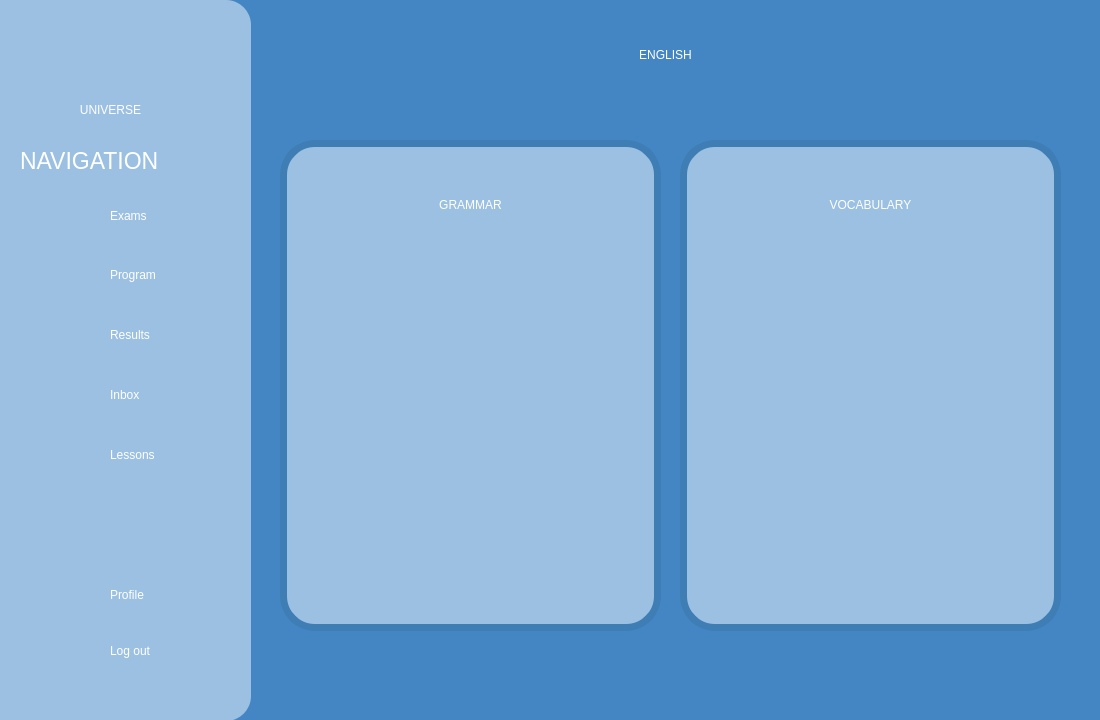
<?xml version="1.0" encoding="UTF-8"?>
<ui version="4.0">
 <class>english</class>
 <widget class="QWidget" name="english">
  <property name="geometry">
   <rect>
    <x>0</x>
    <y>0</y>
    <width>1100</width>
    <height>720</height>
   </rect>
  </property>
  <property name="windowTitle">
   <string>Form</string>
  </property>
  <widget class="QLabel" name="background">
   <property name="geometry">
    <rect>
     <x>0</x>
     <y>0</y>
     <width>1101</width>
     <height>721</height>
    </rect>
   </property>
   <property name="styleSheet">
    <string notr="true">background-color: #4486c3;</string>
   </property>
   <property name="text">
    <string/>
   </property>
  </widget>
  <widget class="QFrame" name="frame_2">
   <property name="geometry">
    <rect>
     <x>0</x>
     <y>0</y>
     <width>251</width>
     <height>721</height>
    </rect>
   </property>
   <property name="styleSheet">
    <string notr="true">background-color:rgb(155, 192, 226);
border:0px;
border-top-right-radius: 25px;
border-bottom-right-radius: 25px;</string>
   </property>
   <property name="frameShape">
    <enum>QFrame::Shape::StyledPanel</enum>
   </property>
   <property name="frameShadow">
    <enum>QFrame::Shadow::Raised</enum>
   </property>
   <widget class="QLabel" name="exams_Icon">
    <property name="geometry">
     <rect>
      <x>50</x>
      <y>190</y>
      <width>51</width>
      <height>51</height>
     </rect>
    </property>
    <property name="text">
     <string/>
    </property>
    <property name="pixmap">
     <pixmap>../assets/images/exams_icon.png</pixmap>
    </property>
    <property name="scaledContents">
     <bool>true</bool>
    </property>
   </widget>
   <widget class="QLabel" name="program_Icon">
    <property name="geometry">
     <rect>
      <x>50</x>
      <y>250</y>
      <width>51</width>
      <height>51</height>
     </rect>
    </property>
    <property name="text">
     <string/>
    </property>
    <property name="pixmap">
     <pixmap>../assets/images/program_icon.png</pixmap>
    </property>
    <property name="scaledContents">
     <bool>true</bool>
    </property>
   </widget>
   <widget class="QLabel" name="results_Icon">
    <property name="geometry">
     <rect>
      <x>50</x>
      <y>310</y>
      <width>51</width>
      <height>51</height>
     </rect>
    </property>
    <property name="text">
     <string/>
    </property>
    <property name="pixmap">
     <pixmap>../assets/images/results_icon.png</pixmap>
    </property>
    <property name="scaledContents">
     <bool>true</bool>
    </property>
   </widget>
   <widget class="QLabel" name="inbox_Icon">
    <property name="geometry">
     <rect>
      <x>50</x>
      <y>370</y>
      <width>51</width>
      <height>51</height>
     </rect>
    </property>
    <property name="text">
     <string/>
    </property>
    <property name="pixmap">
     <pixmap>../assets/images/inbox_icon.png</pixmap>
    </property>
    <property name="scaledContents">
     <bool>true</bool>
    </property>
   </widget>
   <widget class="QLabel" name="profile_Icon">
    <property name="geometry">
     <rect>
      <x>50</x>
      <y>570</y>
      <width>51</width>
      <height>51</height>
     </rect>
    </property>
    <property name="text">
     <string/>
    </property>
    <property name="pixmap">
     <pixmap>../assets/images/profile.icon.png</pixmap>
    </property>
    <property name="scaledContents">
     <bool>true</bool>
    </property>
   </widget>
   <widget class="QLabel" name="logout_Icon">
    <property name="geometry">
     <rect>
      <x>53</x>
      <y>630</y>
      <width>51</width>
      <height>51</height>
     </rect>
    </property>
    <property name="text">
     <string/>
    </property>
    <property name="pixmap">
     <pixmap resource="../resources.qrc">:/assets/images/log_out_icon.png</pixmap>
    </property>
    <property name="scaledContents">
     <bool>true</bool>
    </property>
   </widget>
   <widget class="QPushButton" name="logoutButton">
    <property name="geometry">
     <rect>
      <x>110</x>
      <y>620</y>
      <width>101</width>
      <height>61</height>
     </rect>
    </property>
    <property name="styleSheet">
     <string notr="true">font: 15pt &quot;Allerta&quot;;
color:white;
text-align:left;</string>
    </property>
    <property name="text">
     <string>Log out</string>
    </property>
   </widget>
   <widget class="QPushButton" name="examsButton">
    <property name="geometry">
     <rect>
      <x>110</x>
      <y>195</y>
      <width>71</width>
      <height>41</height>
     </rect>
    </property>
    <property name="styleSheet">
     <string notr="true">font: 15pt &quot;Allerta&quot;;
color:white;
text-align:left;</string>
    </property>
    <property name="text">
     <string>Exams</string>
    </property>
   </widget>
   <widget class="QPushButton" name="programButton">
    <property name="geometry">
     <rect>
      <x>110</x>
      <y>260</y>
      <width>111</width>
      <height>29</height>
     </rect>
    </property>
    <property name="whatsThis">
     <string>&lt;html&gt;&lt;head/&gt;&lt;body&gt;&lt;p&gt;sadas&lt;/p&gt;&lt;/body&gt;&lt;/html&gt;</string>
    </property>
    <property name="styleSheet">
     <string notr="true">font: 15pt &quot;Allerta&quot;;
color:white;
text-align:left;</string>
    </property>
    <property name="text">
     <string>Program</string>
    </property>
   </widget>
   <widget class="QPushButton" name="resultsButton">
    <property name="geometry">
     <rect>
      <x>110</x>
      <y>320</y>
      <width>91</width>
      <height>29</height>
     </rect>
    </property>
    <property name="styleSheet">
     <string notr="true">font: 15pt &quot;Allerta&quot;;
color:white;
text-align:left;</string>
    </property>
    <property name="text">
     <string>Results</string>
    </property>
   </widget>
   <widget class="QPushButton" name="inboxButton">
    <property name="geometry">
     <rect>
      <x>110</x>
      <y>380</y>
      <width>71</width>
      <height>29</height>
     </rect>
    </property>
    <property name="styleSheet">
     <string notr="true">font: 15pt &quot;Allerta&quot;;
color:white;
text-align:left;</string>
    </property>
    <property name="text">
     <string>Inbox</string>
    </property>
   </widget>
   <widget class="QPushButton" name="profileButton">
    <property name="geometry">
     <rect>
      <x>110</x>
      <y>580</y>
      <width>86</width>
      <height>29</height>
     </rect>
    </property>
    <property name="styleSheet">
     <string notr="true">font: 15pt &quot;Allerta&quot;;
color:white;
text-align:left;</string>
    </property>
    <property name="text">
     <string>Profile</string>
    </property>
   </widget>
   <widget class="QLabel" name="navigationLabel">
    <property name="geometry">
     <rect>
      <x>20</x>
      <y>130</y>
      <width>231</width>
      <height>61</height>
     </rect>
    </property>
    <property name="styleSheet">
     <string notr="true">font: 17pt;
color:white;</string>
    </property>
    <property name="text">
     <string>NAVIGATION</string>
    </property>
   </widget>
   <widget class="QLabel" name="logoIcon">
    <property name="geometry">
     <rect>
      <x>45</x>
      <y>-10</y>
      <width>141</width>
      <height>141</height>
     </rect>
    </property>
    <property name="text">
     <string/>
    </property>
    <property name="pixmap">
     <pixmap resource="../resources.qrc">:/assets/images/Logo1.png</pixmap>
    </property>
    <property name="scaledContents">
     <bool>true</bool>
    </property>
   </widget>
   <widget class="QLabel" name="label">
    <property name="geometry">
     <rect>
      <x>60</x>
      <y>100</y>
      <width>101</width>
      <height>20</height>
     </rect>
    </property>
    <property name="styleSheet">
     <string notr="true">color:white;
font: 600 12pt &quot;Crimson Text Semibold&quot;;</string>
    </property>
    <property name="text">
     <string>&lt;html&gt;&lt;head/&gt;&lt;body&gt;&lt;p align=&quot;center&quot;&gt;UNIVERSE&lt;/p&gt;&lt;/body&gt;&lt;/html&gt;</string>
    </property>
   </widget>
   <widget class="QLabel" name="lessons_Icon">
    <property name="geometry">
     <rect>
      <x>50</x>
      <y>430</y>
      <width>51</width>
      <height>51</height>
     </rect>
    </property>
    <property name="text">
     <string/>
    </property>
    <property name="pixmap">
     <pixmap resource="../resources.qrc">:/assets/images/lessons_icon.png</pixmap>
    </property>
    <property name="scaledContents">
     <bool>true</bool>
    </property>
   </widget>
   <widget class="QPushButton" name="lessonsButton">
    <property name="geometry">
     <rect>
      <x>110</x>
      <y>440</y>
      <width>101</width>
      <height>29</height>
     </rect>
    </property>
    <property name="styleSheet">
     <string notr="true">font: 15pt &quot;Allerta&quot;;
color:white;
text-align:left;</string>
    </property>
    <property name="text">
     <string>Lessons</string>
    </property>
   </widget>
  </widget>
  <widget class="QLabel" name="section1_Box_2">
   <property name="geometry">
    <rect>
     <x>280</x>
     <y>140</y>
     <width>381</width>
     <height>491</height>
    </rect>
   </property>
   <property name="styleSheet">
    <string notr="true">background-color:rgb(155, 192, 226);
border:7px solid #3F7DB5;
border-radius:35px;</string>
   </property>
   <property name="text">
    <string/>
   </property>
  </widget>
  <widget class="QLabel" name="section1_Box_3">
   <property name="geometry">
    <rect>
     <x>680</x>
     <y>140</y>
     <width>381</width>
     <height>491</height>
    </rect>
   </property>
   <property name="styleSheet">
    <string notr="true">background-color:rgb(155, 192, 226);
border:7px solid #3F7DB5;
border-radius:35px;</string>
   </property>
   <property name="text">
    <string/>
   </property>
  </widget>
  <widget class="QLabel" name="englishTitle">
   <property name="geometry">
    <rect>
     <x>530</x>
     <y>10</y>
     <width>271</width>
     <height>91</height>
    </rect>
   </property>
   <property name="styleSheet">
    <string notr="true">color:white;
font: 50pt &quot;Aura&quot;;</string>
   </property>
   <property name="text">
    <string>&lt;html&gt;&lt;head/&gt;&lt;body&gt;&lt;p align=&quot;center&quot;&gt;ENGLISH&lt;/p&gt;&lt;/body&gt;&lt;/html&gt;</string>
   </property>
  </widget>
  <widget class="QLabel" name="section1_Title">
   <property name="geometry">
    <rect>
     <x>310</x>
     <y>160</y>
     <width>321</width>
     <height>91</height>
    </rect>
   </property>
   <property name="styleSheet">
    <string notr="true">color:white;
font: 40pt &quot;Aura&quot;;</string>
   </property>
   <property name="text">
    <string>&lt;html&gt;&lt;head/&gt;&lt;body&gt;&lt;p align=&quot;center&quot;&gt;GRAMMAR&lt;/p&gt;&lt;/body&gt;&lt;/html&gt;</string>
   </property>
  </widget>
  <widget class="QLabel" name="section2_Title">
   <property name="geometry">
    <rect>
     <x>710</x>
     <y>160</y>
     <width>321</width>
     <height>91</height>
    </rect>
   </property>
   <property name="styleSheet">
    <string notr="true">color:white;
font: 40pt &quot;Aura&quot;;</string>
   </property>
   <property name="text">
    <string>&lt;html&gt;&lt;head/&gt;&lt;body&gt;&lt;p align=&quot;center&quot;&gt;VOCABULARY&lt;/p&gt;&lt;/body&gt;&lt;/html&gt;</string>
   </property>
  </widget>
  <widget class="QLabel" name="grammarPicture">
   <property name="geometry">
    <rect>
     <x>350</x>
     <y>300</y>
     <width>241</width>
     <height>241</height>
    </rect>
   </property>
   <property name="text">
    <string/>
   </property>
   <property name="pixmap">
    <pixmap resource="../resources.qrc">:/assets/images/grammar_icon.png</pixmap>
   </property>
   <property name="scaledContents">
    <bool>true</bool>
   </property>
  </widget>
  <widget class="QLabel" name="vocabularyPicture">
   <property name="geometry">
    <rect>
     <x>750</x>
     <y>300</y>
     <width>241</width>
     <height>241</height>
    </rect>
   </property>
   <property name="text">
    <string/>
   </property>
   <property name="pixmap">
    <pixmap resource="../resources.qrc">:/assets/images/vocabulary_icon.png</pixmap>
   </property>
   <property name="scaledContents">
    <bool>true</bool>
   </property>
  </widget>
  <widget class="QPushButton" name="grammarButton">
   <property name="geometry">
    <rect>
     <x>290</x>
     <y>150</y>
     <width>361</width>
     <height>471</height>
    </rect>
   </property>
   <property name="styleSheet">
    <string notr="true">background-color:rgba(0, 0, 0, 0);
border-radius:35px;</string>
   </property>
   <property name="text">
    <string/>
   </property>
  </widget>
  <widget class="QPushButton" name="vocabularyButton">
   <property name="geometry">
    <rect>
     <x>680</x>
     <y>150</y>
     <width>361</width>
     <height>471</height>
    </rect>
   </property>
   <property name="styleSheet">
    <string notr="true">background-color:rgba(0, 0, 0, 0);
border-radius:35px;</string>
   </property>
   <property name="text">
    <string/>
   </property>
  </widget>
 </widget>
 <resources>
  <include location="../resources.qrc"/>
 </resources>
 <connections/>
</ui>
